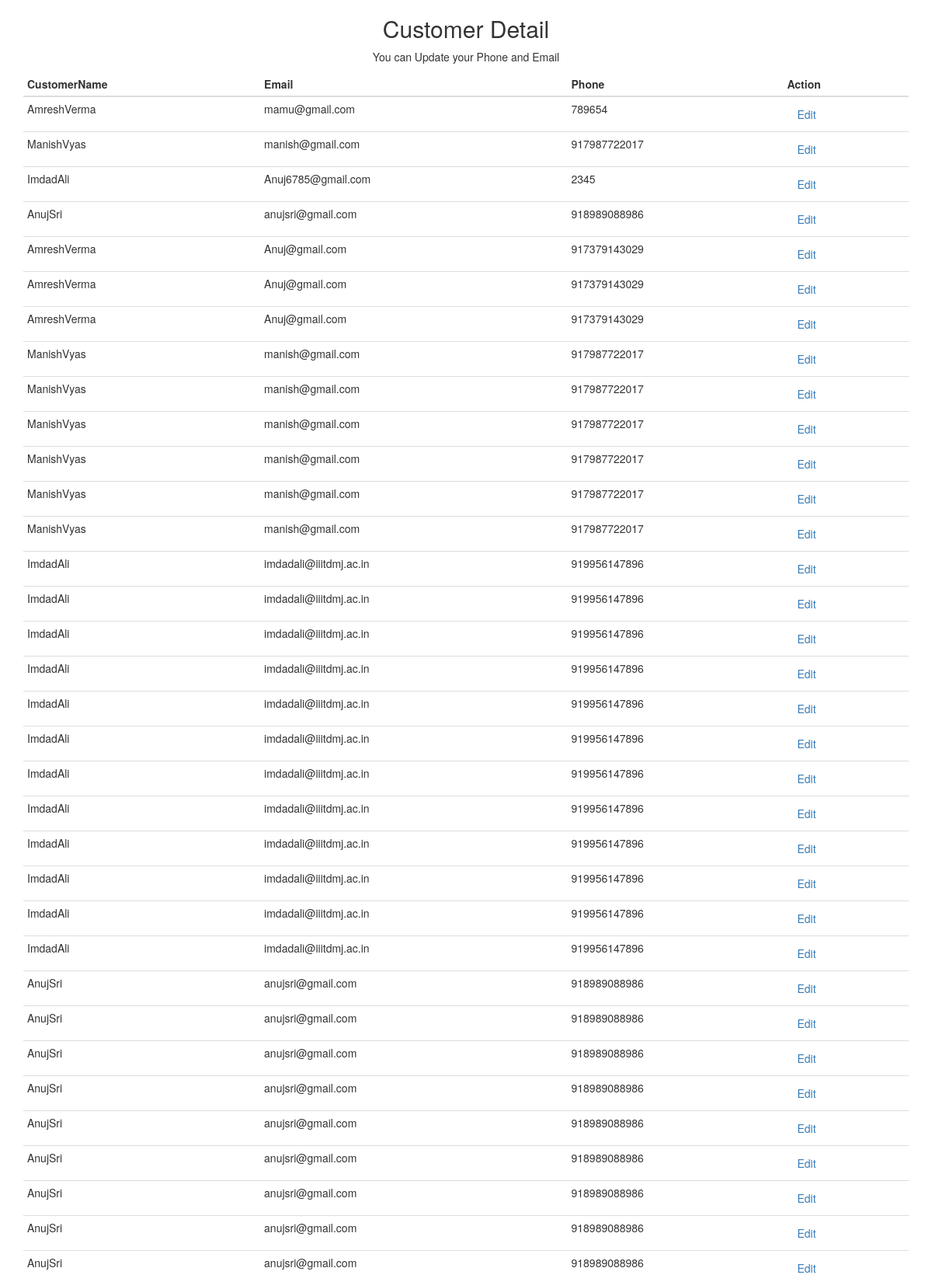
The page /customerpage/ (upper part) on the database its author committed.
### Allorder/models.py (models this page shows, shortened)
class Customer(models.Model):
	name = models.CharField(max_length=80)
	email = models.CharField(max_length=20)
	customer_id = models.CharField(max_length=250)
	contactno = models.IntegerField()

### Allorder/views.py (the view)
# urls.py: url(r'^customerpage/$',cutomer_page),
def cutomer_page(request):
	query_set=Customer.objects.all()
	context={
	'customer':query_set
	}
	return render(request,'Allorder/customer_detail.html', context)

### Allorder/templates/Allorder/customer_detail.html (shortened to what this page needs)
<!DOCTYPE html>
<html lang="en">
<head>
    <link rel="stylesheet" href="https://maxcdn.bootstrapcdn.com/bootstrap/3.4.0/css/bootstrap.min.css">
</head>
<body>
    <div class="container">
        <center>
            <h2>Customer Detail</h2>
        </center>
        <center>
            <p>You can Update your Phone and Email </p>
        </center>
        <table class="table table-condensed">
            <thead>
                <tr>
                    <th>CustomerName</th>
                    <th>Email</th>
                    <th>Phone</th>
                    <th>Action</th>
                </tr>
            </thead>
            <tbody>
                {% for r in customer %}
                <tr>
                    <td>{{ r.name }}</td>
                    <td>{{r.email }}</td>
                    <td>{{ r.contactno }}</td>
                    <td><a href="/editcustomerpage/{{r.customer_id}}" class="btn btn-primaey">Edit</a></td>
                </tr>
                {% endfor %}
            </tbody>
        </table>
    </div>
</body>
</html>

### rows shown on the page
Customer: name "AmreshVerma", email "mamu@gmail.com", contactno "789654"
Customer: name "ManishVyas", email "manish@gmail.com", contactno "917987722017"
Customer: name "ImdadAli", email "Anuj6785@gmail.com", contactno "2345"
Customer: name "AnujSri", email "anujsri@gmail.com", contactno "918989088986"
Customer: name "AmreshVerma", email "Anuj@gmail.com", contactno "917379143029"
Customer: name "AmreshVerma", email "Anuj@gmail.com", contactno "917379143029"
Customer: name "AmreshVerma", email "Anuj@gmail.com", contactno "917379143029"
Customer: name "ManishVyas", email "manish@gmail.com", contactno "917987722017"
Customer: name "ManishVyas", email "manish@gmail.com", contactno "917987722017"
Customer: name "ManishVyas", email "manish@gmail.com", contactno "917987722017"
Customer: name "ManishVyas", email "manish@gmail.com", contactno "917987722017"
Customer: name "ManishVyas", email "manish@gmail.com", contactno "917987722017"
Customer: name "ManishVyas", email "manish@gmail.com", contactno "917987722017"
Customer: name "ImdadAli", email "imdadali@iiitdmj.ac.in", contactno "919956147896"
Customer: name "ImdadAli", email "imdadali@iiitdmj.ac.in", contactno "919956147896"
Customer: name "ImdadAli", email "imdadali@iiitdmj.ac.in", contactno "919956147896"
Customer: name "ImdadAli", email "imdadali@iiitdmj.ac.in", contactno "919956147896"
Customer: name "ImdadAli", email "imdadali@iiitdmj.ac.in", contactno "919956147896"
Customer: name "ImdadAli", email "imdadali@iiitdmj.ac.in", contactno "919956147896"
Customer: name "ImdadAli", email "imdadali@iiitdmj.ac.in", contactno "919956147896"
Customer: name "ImdadAli", email "imdadali@iiitdmj.ac.in", contactno "919956147896"
Customer: name "ImdadAli", email "imdadali@iiitdmj.ac.in", contactno "919956147896"
Customer: name "ImdadAli", email "imdadali@iiitdmj.ac.in", contactno "919956147896"
Customer: name "ImdadAli", email "imdadali@iiitdmj.ac.in", contactno "919956147896"
Customer: name "ImdadAli", email "imdadali@iiitdmj.ac.in", contactno "919956147896"
Customer: name "AnujSri", email "anujsri@gmail.com", contactno "918989088986"
Customer: name "AnujSri", email "anujsri@gmail.com", contactno "918989088986"
Customer: name "AnujSri", email "anujsri@gmail.com", contactno "918989088986"
Customer: name "AnujSri", email "anujsri@gmail.com", contactno "918989088986"
Customer: name "AnujSri", email "anujsri@gmail.com", contactno "918989088986"
Customer: name "AnujSri", email "anujsri@gmail.com", contactno "918989088986"
Customer: name "AnujSri", email "anujsri@gmail.com", contactno "918989088986"
Customer: name "AnujSri", email "anujsri@gmail.com", contactno "918989088986"
Customer: name "AnujSri", email "anujsri@gmail.com", contactno "918989088986"
